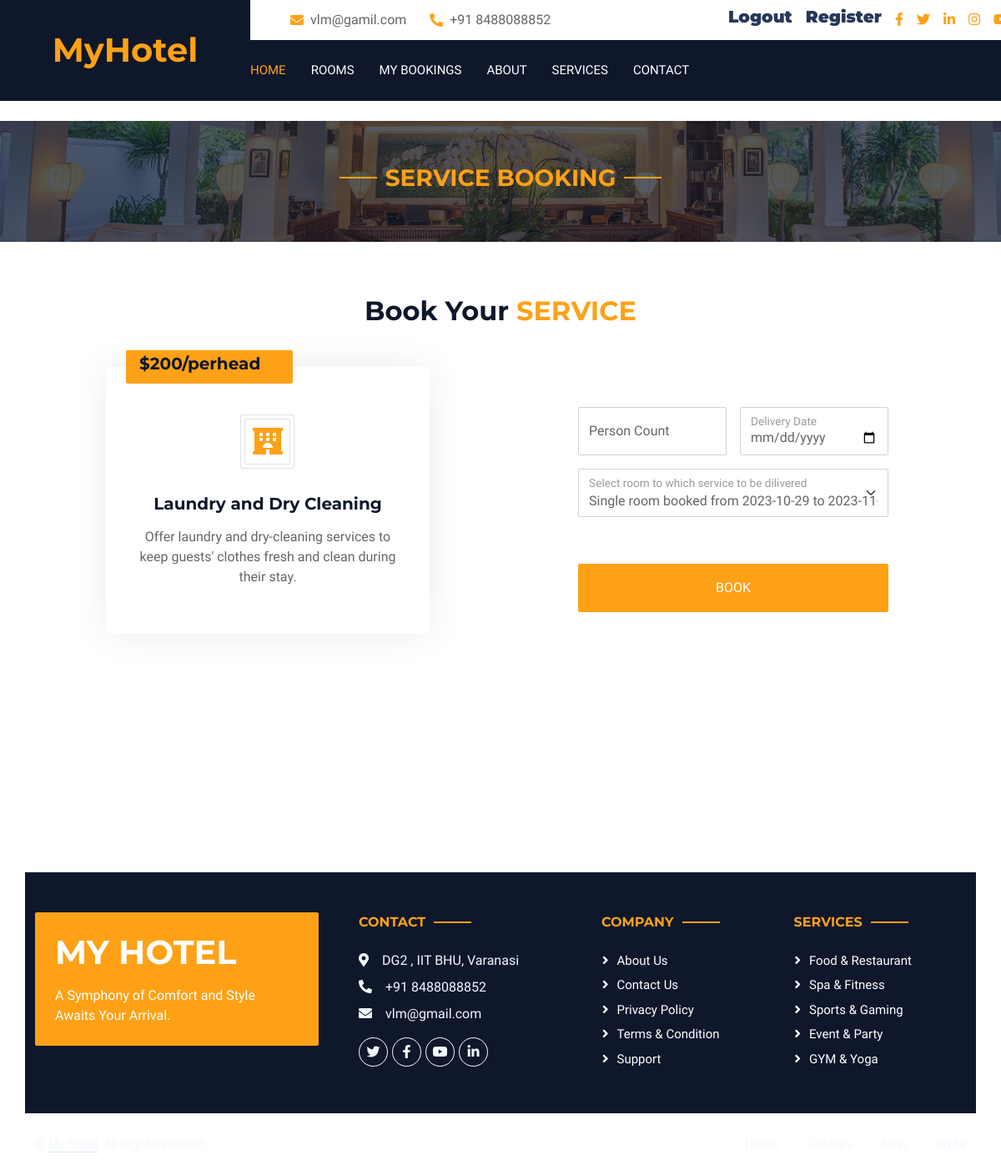
Page /book_service/96046d50-316b-4a84-9b88-70fe35ae43a0/ (signed in) on the committed database.
### home/models.py (models this page shows, shortened)
class BaseModel(models.Model):
    uid = models.UUIDField(default=uuid.uuid4 , editable=False , primary_key=True)
    created_at = models.DateField(auto_now_add=True)
    updated_at = models.DateField(auto_now=True)
    class Meta:
        abstract = True

class Services(BaseModel):
    service_name=models.CharField(max_length=50)
    service_desc=models.TextField(max_length=100,null=True,blank=True)
    service_Price=models.IntegerField(default=200)

### home/views.py (the view, shortened to what this page needs)
# urls.py: path('book_service/<uid>/',book_service,name="book_service"),
def book_service(request,uid):  # sourcery skip: extract-method
    user=User.objects.get(username=request.user.username)
    bookings=HotelBooking.objects.filter(user=user)
    queryset =Services.objects.get(uid = uid)
    context = {'service_obj':queryset,'hotel_bookings':bookings}
    return render(request , 'service_bookings.html',context)

### home/models.py (called while the page is built)
    def __str__(self) -> str:
        return f"{self.hotel.hotel_name} room booked from {self.start_date} to {self.end_date}"

### home/templates/service_bookings.html (shortened to what this page needs)
{% extends "base.html" %}
{% block start  %}
      <div class="container-fluid page-header mb-3 p-0" style="background-image: url(/static/img/carousel-1.jpg);">
        <div class="container-fluid page-header-inner py-1">
            <div class="container text-center pb-5">
                <br>
                <br>
                <h3 class="section-title text-center text-primary text-uppercase">Service Booking</h3>
            </div>
        </div>
    </div>
    <div class="container-xxl py-5">
        <div class="container">
            <div class="text-center wow fadeInUp" data-wow-delay="0.1s">
                <h2 class="mb-5">Book Your <span class="text-primary text-uppercase">Service</span></h2>
            </div>
                <div class="d-flex justify-content-around">
                <div class="col-lg-4 ms-8">
                    <div class="row g-3">
                            <a class="service-item rounded" >
                                <div class="service-icon bg-transparent border rounded p-1">
                                    <div class="w-100 h-100 border rounded d-flex align-items-center justify-content-center">
                                        <i class="fa fa-hotel fa-2x text-primary"></i>
                                    </div>
                                </div>
                                <h5 class="mb-3">{{service_obj.service_name}}</h5>
                                <p class="text-body mb-0">{{service_obj.service_desc}}</p>
                            </a>
                        <small class="position-absolute start-40 top-25 translate-middle-y bg-primary text-white rounded py-1 px-3 ms-4" style="width: 200px;"><h5>${{service_obj.service_Price}}/perhead</h5></small>
                    </div>
                </div>
                <div class="col-lg-4">
                    <div class="wow fadeInUp" data-wow-delay="0.2s">
                        <br>
                        <br>
                        <form method="post" enctype="multipart/form-data" >
                            <div class="row g-3">
                                <div class="col-md-6">
                                    <div class="form-floating">
                                        <input type="number" name="person_count" class="form-control" id="person_count" placeholder="Person Count">
                                        <label for="person_count" >Person Count</label>
                                    </div>
                                </div>
                                <div class="col-md-6">
                                    <div class="form-floating date" id="date3"  data-target-input="nearest">
                                        <input type="date" name="deli_date" class="form-control" id="deli_date" placeholder="delivery_date" />
                                        <label for="deli_date">Delivery Date</label>
                                    </div>
                                </div>
                                <div class="col-12">
                                    <div class="form-floating">
                                        <select class="form-select" name="hotel_booking" id="select6">
                                            {% for hotel_obj in  hotel_bookings %}
                                          <option value="{{hotel_obj.uid}}">{{hotel_obj}}</option>
                                          {% endfor %}
                                        </select>
                                        <label for="select3">Select room to which service to be dilivered</label>
                                      </div>
                                </div>
                                <div class="col-12">
<br>
                                </div>
                                <br>
                                <div class="col-12">
                                    <button class="btn btn-primary w-100 py-3" type="submit">Book</button>
                                </div>
                            </div>
                        </form>
                    </div>
                </div>
            </div>
        </div>
    </div>
<br>
<br>
<br>
{% endblock %}

### home/static/css/style.css (style rules this page uses)
:root { --primary: #FEA116; --light: #F1F8FF; --dark: #0F172B; }
.btn { font-weight: 500; text-transform: uppercase; transition: .5s; }
.btn.btn-primary, .btn.btn-secondary { color: #FFFFFF; }
.page-header { background-position: center center; background-repeat: no-repeat; background-size: cover; }
.page-header-inner { background: rgba(15, 23, 43, .7); }
.section-title { position: relative; display: inline-block; }
.section-title::before { position: absolute; content: ""; width: 45px; height: 2px; top: 50%; left: -55px; margin-top: -1px; background: var(--primary); }
.section-title::after { position: absolute; content: ""; width: 45px; height: 2px; top: 50%; right: -55px; margin-top: -1px; background: var(--primary); }
.service-item { height: 320px; padding: 30px; display: flex; flex-direction: column; justify-content: center; text-align: center; background: #FFFFFF; box-shadow: 0 0 45px rgba(0, 0, 0, .08); transition: .5s; }
.service-item .service-icon { margin: 0 auto 30px auto; width: 65px; height: 65px; transition: .5s; }
.service-item i, .service-item h5, .service-item p { transition: .5s; }

### rows in the picture
Services: service_name "Laundry and Dry Cleaning", service_desc "Offer laundry and dry-cleaning services to keep guests' clothes fresh and clean during their stay.", service_Price "200"

### other values in the picture
form field hotel_booking "Single room booked from 2023-10-29 to 2023-11-01"
